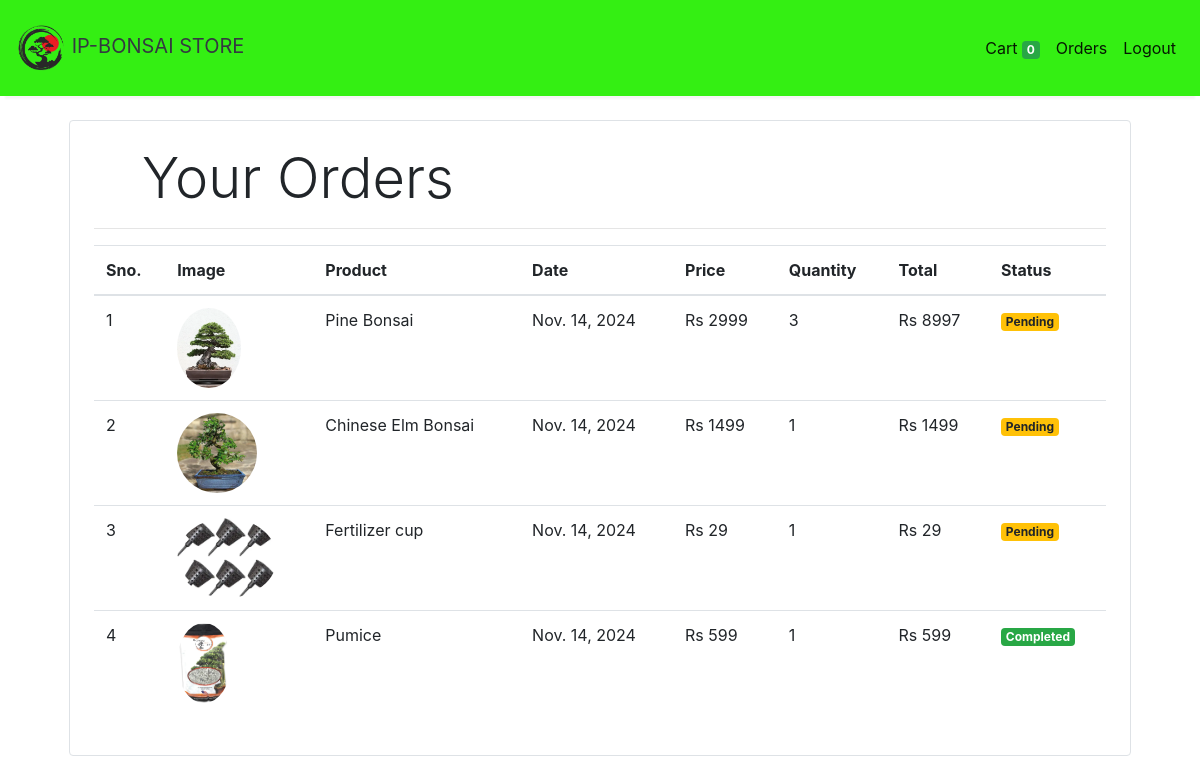
Page /orders (signed in) on the committed database.
### store/models/orders.py (models this page shows, shortened)
class Order(models.Model):
    product = models.ForeignKey(Products,
                                on_delete=models.CASCADE)
    customer = models.ForeignKey(Customer,
                                 on_delete=models.CASCADE)
    quantity = models.IntegerField(default=1)
    price = models.IntegerField()
    address = models.CharField (max_length=50, default='', blank=True)
    phone = models.CharField (max_length=50, default='', blank=True)
    date = models.DateField (default=datetime.datetime.today)
    status = models.BooleanField (default=False)
    @staticmethod
    def get_orders_by_customer(customer_id):
        return Order.objects.filter(customer=customer_id).order_by('-date')

### store/models/product.py (models this page shows, shortened)
class Products(models.Model):
    name = models.CharField(max_length=60)
    price= models.IntegerField(default=0)
    category= models.ForeignKey(Category,on_delete=models.CASCADE,default=1 )
    description= models.CharField(max_length=250, default='', blank=True, null= True)
    image= models.ImageField(upload_to='uploads/products/')

### store/middlewares/auth.py (the view)
    def middleware(request):
        print(request.session.get('customer'))
        returnUrl = request.META['PATH_INFO']
        print(request.META['PATH_INFO'])
        if not request.session.get('customer'):
           return redirect(f'login?return_url={returnUrl}')
        response = get_response(request)
        return response

### store/templatetags/custom_filter.py (called while the page is built)
@register.filter(name='currency')
def currency(number):
    return "Rs "+str(number)

@register.filter(name='multiply')
def multiply(number , number1):
    return number * number1

### store/views/orders.py (called while the page is built)
    def get(self , request ):
        customer = request.session.get('customer')
        orders = Order.get_orders_by_customer(customer)
        print(orders)
        return render(request , 'orders.html'  , {'orders' : orders})

### store/templates/orders.html
{% extends 'base.html' %}
{% block content %}
{% load cart %}
{% load custom_filter %}
<div class="container">
   <div class="border rounded p-4 m-4">
        <p class="display-4 pl-4 ml-4">Your Orders</p>
        <hr>
        <table class="table">
            <thead>
                <tr>
                    <th>Sno.</th>
                    <th>Image</th>
                    <th>Product</th>
                    <th>Date</th>
                    <th>Price</th>
                    <th>Quantity</th>
                    <th>Total</th>
                    <th>Status</th>
                </tr>
            </thead>
            <tbody>
                {% for order in orders %}
                <tr>
                    <td>{{forloop.counter}}</td>
                    <td><img style="height: 80px;" class="rounded-circle" src="{{order.product.image.url}}" alt=""></td>
                    <td>{{order.product.name}}</td>
                    <td>{{order.date}}</td>
                    <td>{{order.price|currency}}</td>
                    <td>{{order.quantity}}</td>
                    <td>{{order.quantity|multiply:order.price|currency}}</td>
                    {% if order.status %}
                    <td><small class="badge badge-success">Completed</small></td>
                    {%else%}
                    <td><small class="badge badge-warning">Pending</small></td>
                    {% endif %}
                </tr>
                {% endfor %}
            </tbody>
        </table>
   </div>
</div>
{% endblock %}

### store/templates/base.html (shortened to what this page needs)
<!doctype html>
<html lang="en">
<head>
  <link rel="stylesheet" href="https://maxcdn.bootstrapcdn.com/bootstrap/4.0.0/css/bootstrap.min.css"
>
</head>
<body>
<nav class="one-edge-shadow
  navbar navbar-light
  sticky-top navbar
  navbar-expand-lg
  text-white">
    <a class="navbar-brand ms-3 text-dark " href="/">
    <link rel="stylesheet" href="https://use.fontawesome.com/releases/v5.7.0/css/all.css">
    <img style="width:50px;height:50px,color:text-light;"> IP-BONSAI STORE</a>
    <div class="collapse navbar-collapse" id="navbarSupportedContent">
      <ul class=" navbar-nav my-2 my-lg-0">
        <li class="nav-item active">
          <a class="nav-link" href="/cart">Cart
            <span class="badge badge-success">{{request.session.cart.keys|length}}</span>
            <span class="sr-only">(current)</span></a>
        </li>
        {% if request.session.customer %}
        <li class="nav-item active ">
          <a class="nav-link" href="/orders">Orders<span class="sr-only">(current)</span></a>
        </li>
        <li class="nav-item active ">
          <a class="nav-link" href="/logout">Logout<span class="sr-only">(current)</span></a>
        </li>
        {% endif %}
      </ul>
    </div>
  </nav>
  {% block content %}{% endblock %}
</body>
</html>

### store/templates/base.html (style rules this page uses)
nav { background-color: rgb(52, 239, 19); }
.one-edge-shadow { box-shadow: 0 8px 2px -5px rgb(246, 245, 245); }

### rows in the picture
Order: product.image (picture), product.name "Pine Bonsai", date "Nov. 14, 2024", price "Rs 2999", quantity "3", quantity|multiply "Rs 8997", status "Pending"
Order: product.image (picture), product.name "Chinese Elm Bonsai", date "Nov. 14, 2024", price "Rs 1499", quantity "1", quantity|multiply "Rs 1499", status "Pending"
Order: product.image (picture), product.name "Fertilizer cup", date "Nov. 14, 2024", price "Rs 29", quantity "1", quantity|multiply "Rs 29", status "Pending"
Order: product.image (picture), product.name "Pumice", date "Nov. 14, 2024", price "Rs 599", quantity "1", quantity|multiply "Rs 599", status "Completed"

### other values in the picture
{{ request.session.cart.keys|length }} "0"
